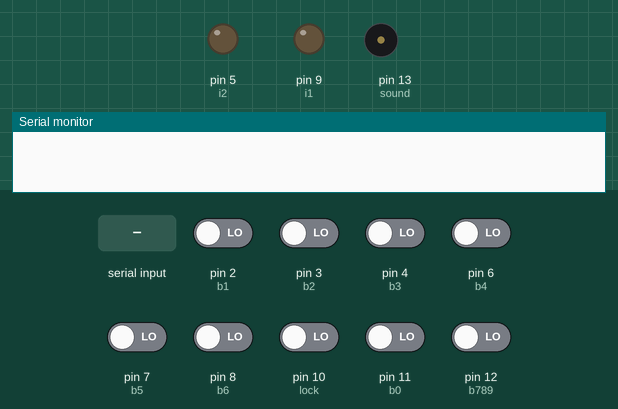
This sketch was run on a simulated Arduino Uno, built with avr-gcc and run on an emulated ATmega328P. Parts: output pins drawn as LEDs (lit = HIGH), buzzer (waves = sounding), the last lines printed to the serial monitor. Inputs (shaded band) come from the test bench; at power-on: pin 2 (b1), pin 3 (b2), pin 4 (b3), pin 6 (b4), pin 7 (b5), pin 8 (b6), pin 10 (lock), pin 11 (b0), pin 12 (b789) LOW.

Above: at 1.2 s.
1.3 s: pin 2 (b1) driven HIGH
At 1.82 s:
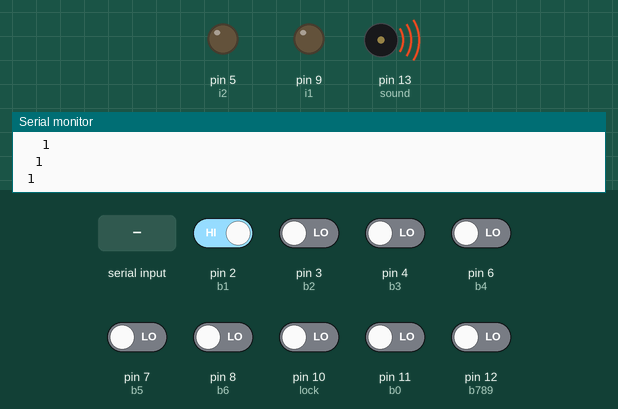
4.3 s: "o" received over Serial
At 4.9 s:
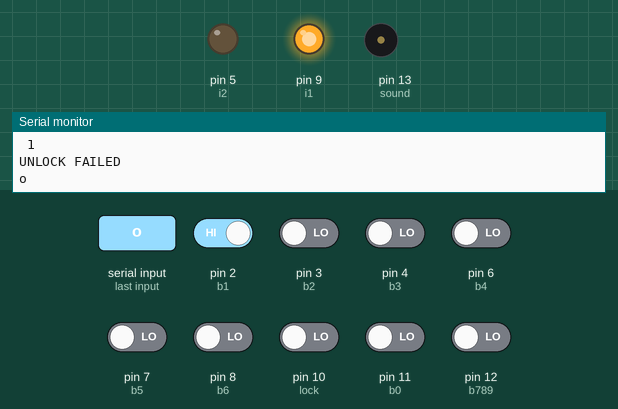
6.5 s: "l" received over Serial
At 7.1 s:
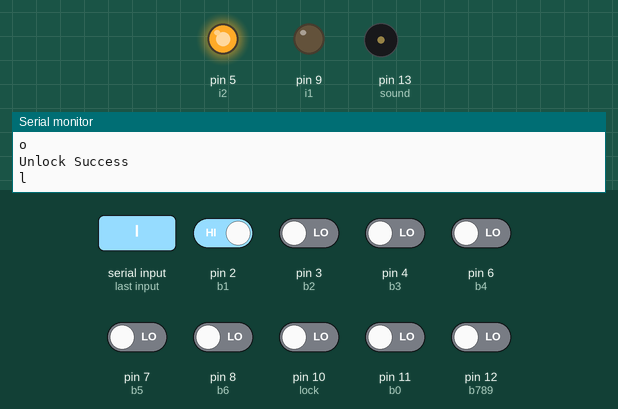
9.5 s: pin 4 (b3) driven HIGH
At 10.8 s:
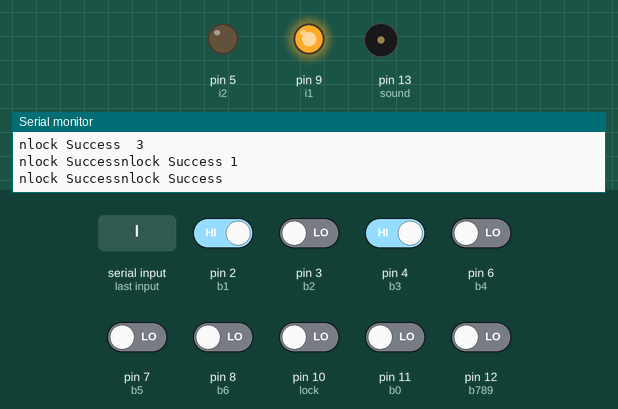
11.7 s: "a" received over Serial
Timing chart, 0 to 12.1 s (numbered marks = the images above; inputs shaded):
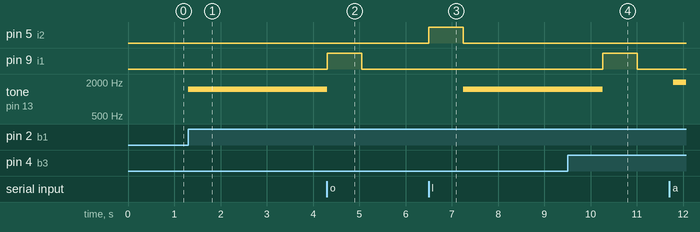

Measured:
- after the input at 1.3 s, tone on pin 13 (sound): silent → 1500 Hz at once
- after the input at 4.3 s, pin 9 (i1): LOW → HIGH at once, → LOW 0.75 s later; tone on pin 13 (sound): 1500 Hz → silent at once
- after the input at 6.5 s, pin 5 (i2): LOW → HIGH at once, → LOW 0.75 s later; tone on pin 13 (sound): silent → 1500 Hz after 0.75 s
- after the input at 9.5 s, pin 9 (i1): LOW → HIGH after 0.76 s, → LOW 0.75 s later; tone on pin 13 (sound): 1500 Hz → silent after 0.76 s

The sketch:

smartlock.ino
```cpp
/* SmartLock EDC Project
 *  Author: Hrishikesh Ugale 24/10/2018 6:20 pm
 */


//Constant Parameters
const int i1 = 9; //motor driver input
const int i2 = 5;//motor driver input
const int sound = 13;//Speaker pin
const int b1 = 2;
const int b2 = 3;
const int b3 = 4;
const int b4 = 6;
const int b5 = 7;
const int b6 = 8;
const int b0 = 11;
const int b789 = 12;
const int lock = 10; //lock button

//Changing variables
boolean state = true;
int bstate1 = 0;
int bstate2 = 0;
int bstate3 = 0;
int bstate4 = 0;
int bstate5 = 0;
int bstate6 = 0;
int bstate789 = 0;
int bstate0 = 0;
int bstatelock = 0;

const int pin[4] = {3, 1, 3, 5};//Default Password
int pinEntered[4] = {0,0,0,0};

int attempt = 0;


void setup() {
  pinMode(i1,OUTPUT);
  pinMode(i2,OUTPUT);
  pinMode(b1,INPUT);
  pinMode(b2,INPUT);
  pinMode(b3,INPUT);
  pinMode(b4,INPUT);
  pinMode(b5,INPUT);
  pinMode(b5,INPUT);
  pinMode(lock,INPUT);
  Serial.begin(9600);
}

void loop() {

while(Serial.available()>0)
{
char a = Serial.read();
Serial.println(a);

if (a == 'o'){

  if (state == true){
 unlock();
 state = false;
  Serial.println("Unlock Success");
  }
}

else if (a == 'l'){

  if (state == false){
  lockIt();
  state = true;
  Serial.println("Locked");
  }
}
else if(a == 'a')
{
  alarm();
}

else Serial.println("Unlock Failed");
}


bstate1 = digitalRead(b1);
bstate0 = digitalRead(b0);
bstate789 = digitalRead(b789);
bstate2 = digitalRead(b2);
bstate3 = digitalRead(b3);
bstate4 = digitalRead(b4);
bstate5 = digitalRead(b5);
bstate6 = digitalRead(b6);
bstatelock = digitalRead(lock);

if (bstate1 == HIGH && state==true){
  buzz();
  enter(1);
}

if (bstate2 == HIGH && state==true){
  buzz();
  enter(2);
}

if (bstate3 == HIGH && state==true){
  buzz();
  enter(3);
}

if (bstate4 == HIGH && state==true){
  buzz();
  enter(4);
}

if (bstate5 == HIGH && state==true){
  buzz();
  enter(5);
}

if (bstate6 == HIGH && state==true){
  buzz();
  enter(6);
}

if (bstate789 == HIGH && state==true){
  buzz();
}

if (bstate0 == HIGH && state==true){
  buzz();
  enter(0);
}

if (lock == HIGH){
  buzz();
  if(state == false){
    lockIt();
    state = true;
  }
  else Serial.println("Already Locked");
}

}

void unlock(){
  if (state == true){
digitalWrite(i1,HIGH);
digitalWrite(i2,LOW);
delay(750);
digitalWrite(i1,LOW);
digitalWrite(i2,LOW);
return false;
  }

}

void lockIt(){
  if(state == false){
digitalWrite(i1,LOW);
digitalWrite(i2,HIGH);
delay(750);
digitalWrite(i1,LOW);
digitalWrite(i2,LOW);
}
}

void alarm(){
  int i;
  while(true){
for (i=500; i<2000; i++){
  tone(sound, i);
}
  }
}

void buzz(){
  tone(sound, 1500);
  delay(150);
  noTone(sound);
}

void enter(int y){
  int z = attempt;
  Serial.println(y);

  switch(z){
    case 0:
    {
      pinEntered[0] = y;
      attempt++;
      printArray();
      break;
    }

    case 1:
    {
      pinEntered[1] = y;
      attempt++;
      printArray();
      break;
    }

    case 2:
    {
      pinEntered[2] = y;
      attempt++;
      printArray();
      break;
    }

    case 3:
    {
      pinEntered[3] = y;
      attempt = 0;
      printArray();
      checkPin();
    }
  }
}

void checkPin(){
  int p = 0;
  boolean match = true;
  for (p = 0;p<4; p++){
  if (pinEntered[p] != pin[p])
    match = false;
    break;
  }

  action(match);
}

void action (boolean key){
  int h;
  if(key == true){
    unlock();
    state = false;
    for(h=0;h<4;h++){
      pinEntered[h] = 0;
    }
    Serial.println("UNLOCK SUCCESS");
  }
  else{
    for(h=0;h<4;h++){
      pinEntered[h] = 0;
    }
    Serial.println("UNLOCK FAILED");
  }
}

void printArray(){
  int r;
  for (r = 0;r<4;r++){
    Serial.print(pinEntered[r] + " ");
  }
}
```
